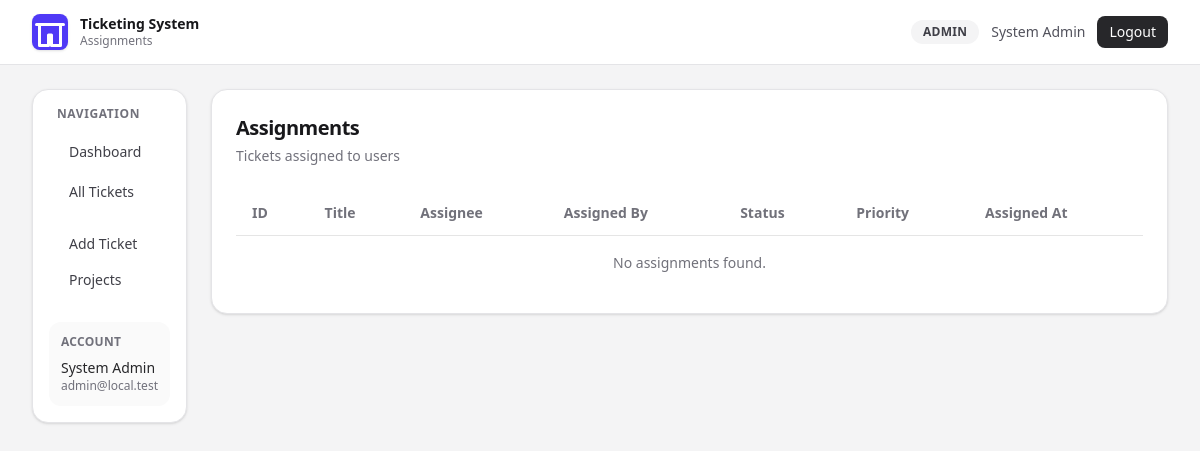
Page /assignments.php (signed in) on the earlier database version.
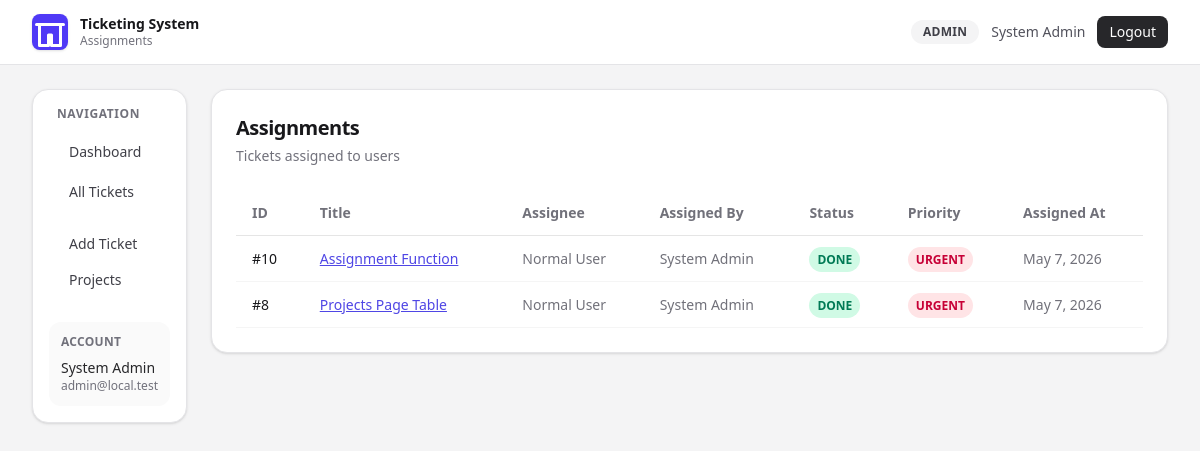
Same page on the later database version.
### tables this page shows
CREATE TABLE "Ticket" (
    "id" INTEGER NOT NULL PRIMARY KEY AUTOINCREMENT,
    "userId" INTEGER,
    "author" TEXT NOT NULL DEFAULT 'Anonymous',
    "title" TEXT NOT NULL,
    "description" TEXT NOT NULL,
    "project" TEXT NOT NULL DEFAULT 'General',
    "module" TEXT,
    "appVersion" TEXT,
    "branch" TEXT,
    "environment" TEXT NOT NULL DEFAULT 'DEVELOPMENT',
    "severity" TEXT NOT NULL DEFAULT 'MEDIUM',
    "reproducible" BOOLEAN NOT NULL DEFAULT true,
    "expectedBehavior" TEXT,
    "actualBehavior" TEXT,
    "stepsToReproduce" TEXT,
    "errorLog" TEXT,
    "status" TEXT NOT NULL DEFAULT 'OPEN',
    "priority" TEXT NOT NULL DEFAULT 'MEDIUM',
    "assigneeUserId" INTEGER,
    "dueAt" DATETIME,
    "createdAt" DATETIME NOT NULL DEFAULT CURRENT_TIMESTAMP,
    "updatedAt" DATETIME NOT NULL,
    CONSTRAINT "Ticket_userId_fkey" FOREIGN KEY ("userId") REFERENCES "User" ("id") ON DELETE SET NULL ON UPDATE CASCADE,
    CONSTRAINT "Ticket_assigneeUserId_fkey" FOREIGN KEY ("assigneeUserId") REFERENCES "User" ("id") ON DELETE SET NULL ON UPDATE CASCADE
);

CREATE TABLE "User" (
    "id" INTEGER NOT NULL PRIMARY KEY AUTOINCREMENT,
    "name" TEXT NOT NULL,
    "email" TEXT NOT NULL,
    "password" TEXT NOT NULL,
    "role" TEXT NOT NULL DEFAULT 'USER',
    "createdAt" DATETIME NOT NULL DEFAULT CURRENT_TIMESTAMP,
    "updatedAt" DATETIME NOT NULL
, "dashboardWidgets");

### src/auth.php (called while the page is built, shortened)
<?php
function isAdmin(array $user): bool
{
    return ($user['role'] ?? '') === 'ADMIN';
}

### src/db.php (called while the page is built, shortened)
<?php
function db(): PDO
{
    static $pdo = null;
    if ($pdo instanceof PDO) {
        return $pdo;
    }
    $databasePath = dirname(__DIR__) . '/prisma/dev.db';
    $pdo = new PDO('sqlite:' . $databasePath);
    $pdo->setAttribute(PDO::ATTR_ERRMODE, PDO::ERRMODE_EXCEPTION);
    $pdo->setAttribute(PDO::ATTR_DEFAULT_FETCH_MODE, PDO::FETCH_ASSOC);
    return $pdo;
}

### public/assignments.php (the view, shortened to what this page needs)
<?php
require_once __DIR__ . '/../src/db.php';
require_once __DIR__ . '/../src/auth.php';
$user = currentUser();
$myTickets = [];
if (isAdmin($user) || canManageTickets($user)) {
    $stmt = db()->prepare(
        'SELECT a.id, a.ticketId, a.assigneeUserId, a.assignedByUserId, a.createdAt,
                t.title, t.status, t.priority,
                assig.name as assigneeName, ab.name as assignedByName
         FROM Assignment a
         JOIN Ticket t ON t.id = a.ticketId
         JOIN User assig ON assig.id = a.assigneeUserId
         JOIN User ab ON ab.id = a.assignedByUserId
         ORDER BY a.createdAt DESC'
    );
    $stmt->execute();
    $myTickets = $stmt->fetchAll();
    $ticketStmt = db()->prepare(
        'SELECT t.id, t.id as ticketId, t.assigneeUserId, null as assignedByUserId, t.updatedAt as createdAt,
                t.title, t.status, t.priority,
                a.name as assigneeName, t.author as assignedByName
         FROM Ticket t
         LEFT JOIN User a ON a.id = t.assigneeUserId
         WHERE t.assigneeUserId IS NOT NULL AND t.assigneeUserId > 0
         AND NOT EXISTS (SELECT 1 FROM Assignment a2 WHERE a2.ticketId = t.id)
         ORDER BY t.updatedAt DESC'
    );
    $ticketStmt->execute();
    $legacyTickets = $ticketStmt->fetchAll();
    $myTickets = array_merge($myTickets, $legacyTickets);
}
function statusBadge(string $status): string
{
    return match ($status) {
        'OPEN' => 'bg-blue-100 text-blue-700',
        'TRIAGED' => 'bg-cyan-100 text-cyan-700',
        'IN_PROGRESS' => 'bg-amber-100 text-amber-700',
        'IN_REVIEW' => 'bg-violet-100 text-violet-700',
        'TESTING' => 'bg-orange-100 text-orange-700',
        'DONE' => 'bg-emerald-100 text-emerald-700',
        default => 'bg-zinc-100 text-zinc-600',
    };
}
function priorityBadge(string $priority): string
{
    return match ($priority) {
        'LOW' => 'bg-slate-100 text-slate-700',
        'MEDIUM' => 'bg-violet-100 text-violet-700',
        'HIGH' => 'bg-orange-100 text-orange-700',
        'URGENT' => 'bg-rose-100 text-rose-700',
        default => 'bg-zinc-100 text-zinc-600',
    };
}
?>
<!DOCTYPE html>
<html lang="en">
<head>
  <link rel="stylesheet" href="/assets/app.css">
</head>
<body class="min-h-screen bg-zinc-100 text-zinc-900 antialiased">
  <nav class="sticky top-0 z-30 border-b border-zinc-200 bg-white/95 backdrop-blur">
    <div class="mx-auto flex h-16 max-w-[1400px] items-center justify-between px-4 sm:px-6 lg:px-8">
      <div class="flex items-center gap-3">
        <span class="inline-flex h-9 w-9 items-center justify-center rounded-lg bg-indigo-600 text-white shadow-sm">
          <svg viewBox="0 0 24 24" class="h-5 w-5" fill="none" stroke="currentColor" stroke-width="2" stroke-linecap="round" stroke-linejoin="round">
            <path d="M3 7h18"></path>
            <path d="M5 7v14h6V14h2v7h6V7"></path>
          </svg>
        </span>
        <div>
          <p class="text-sm font-semibold leading-tight">Ticketing System</p>
          <p class="text-xs text-zinc-500">Assignments</p>
        </div>
      </div>
      <div class="flex items-center gap-3">
        <span class="rounded-full bg-zinc-100 px-3 py-1 text-xs font-semibold uppercase tracking-wide text-zinc-700"><?= htmlspecialchars((string) $user['role'], ENT_QUOTES, 'UTF-8') ?></span>
        <span class="hidden text-sm text-zinc-600 md:inline"><?= htmlspecialchars((string) $user['name'], ENT_QUOTES, 'UTF-8') ?></span>
        <form method="post">
          <button class="rounded-lg bg-zinc-800 px-3 py-1.5 text-sm font-medium text-white transition hover:bg-zinc-900">Logout</button>
        </form>
      </div>
    </div>
  </nav>
  <main class="mx-auto max-w-[1400px] px-4 py-6 sm:px-6 lg:px-8">
    <section class="flex gap-6">
      <aside class="sticky top-20 h-fit w-60 flex-none rounded-2xl border border-zinc-200 bg-white p-4 shadow-sm">
        <p class="px-2 text-xs font-semibold uppercase tracking-wider text-zinc-500">Navigation</p>
        <nav class="mt-3 space-y-1">
          <a href="/" class="flex items-center gap-2 rounded-lg px-3 py-2 text-sm font-medium text-zinc-700 hover:bg-zinc-100">
            Dashboard
          </a>
          <a href="/tickets.php" class="flex items-center gap-2 rounded-lg px-3 py-2 text-sm font-medium text-zinc-700 hover:bg-zinc-100">
            All Tickets
          </a>
        </nav>
        <a href="/add-ticket.php" class="mt-4 flex items-center gap-2 rounded-lg px-3 py-2 text-sm font-medium text-zinc-700 transition hover:bg-zinc-100">
          Add Ticket
        </a>
        <?php if (isAdmin($user)): ?>
        <a href="/projects.php" class="flex items-center gap-2 rounded-lg px-3 py-2 text-sm font-medium text-zinc-700 transition hover:bg-zinc-100">
          Projects
        </a>
        <?php endif; ?>
        <div class="mt-6 rounded-xl bg-zinc-50 p-3">
          <p class="text-xs font-semibold uppercase tracking-wide text-zinc-500">Account</p>
          <p class="mt-2 text-sm font-medium text-zinc-800"><?= htmlspecialchars((string) $user['name'], ENT_QUOTES, 'UTF-8') ?></p>
          <p class="text-xs text-zinc-500"><?= htmlspecialchars((string) $user['email'], ENT_QUOTES, 'UTF-8') ?></p>
        </div>
      </aside>
      <div class="flex-1 space-y-6">
        <div class="rounded-2xl border border-zinc-200 bg-white p-6 shadow-sm">
          <h1 class="text-xl font-bold tracking-tight">Assignments</h1>
          <p class="mt-1 text-sm text-zinc-500">Tickets assigned to users</p>
          <div class="mt-6 overflow-x-auto">
            <table class="w-full" style="border-collapse:collapse;">
              <thead>
                <tr style="border-bottom:1px solid #e5e5e5;">
                  <th style="padding:12px 16px;text-align:left;font-size:14px;font-weight:600;color:#71717a;">ID</th>
                  <th style="padding:12px 16px;text-align:left;font-size:14px;font-weight:600;color:#71717a;">Title</th>
                  <th style="padding:12px 16px;text-align:left;font-size:14px;font-weight:600;color:#71717a;">Assignee</th>
                  <th style="padding:12px 16px;text-align:left;font-size:14px;font-weight:600;color:#71717a;">Assigned By</th>
                  <th style="padding:12px 16px;text-align:left;font-size:14px;font-weight:600;color:#71717a;">Status</th>
                  <th style="padding:12px 16px;text-align:left;font-size:14px;font-weight:600;color:#71717a;">Priority</th>
                  <th style="padding:12px 16px;text-align:left;font-size:14px;font-weight:600;color:#71717a;">Assigned At</th>
                </tr>
              </thead>
              <tbody>
                <?php if (empty($myTickets)): ?>
                <tr>
                  <td colspan="7" style="padding:16px;text-align:center;font-size:14px;color:#71717a;">No assignments found.</td>
                </tr>
                <?php else: ?>
                <?php foreach ($myTickets as $ticket): ?>
                <tr style="border-bottom:1px solid #f5f5f5;">
                  <td style="padding:12px 16px;font-size:14px;color:#18181b;">#<?= (int) $ticket['ticketId'] ?></td>
                  <td style="padding:12px 16px;font-size:14px;color:#18181b;">
                    <a href="/issue.php?id=<?= (int) $ticket['ticketId'] ?>" style="color:#4f46e5;text-decoration:underline;"><?= htmlspecialchars($ticket['title'], ENT_QUOTES, 'UTF-8') ?></a>
                  </td>
                  <td style="padding:12px 16px;font-size:14px;color:#71717a;"><?= htmlspecialchars($ticket['assigneeName'] ?? $ticket['assigneeUserId'], ENT_QUOTES, 'UTF-8') ?></td>
                  <td style="padding:12px 16px;font-size:14px;color:#71717a;"><?= htmlspecialchars($ticket['assignedByName'] ?? $ticket['assignedByUserId'], ENT_QUOTES, 'UTF-8') ?></td>
                  <td style="padding:12px 16px;font-size:14px;">
                    <span class="rounded-full px-2 py-1 text-xs font-semibold <?= statusBadge($ticket['status']) ?>"><?= htmlspecialchars($ticket['status'], ENT_QUOTES, 'UTF-8') ?></span>
                  </td>
                  <td style="padding:12px 16px;font-size:14px;">
                    <span class="rounded-full px-2 py-1 text-xs font-semibold <?= priorityBadge($ticket['priority']) ?>"><?= htmlspecialchars($ticket['priority'], ENT_QUOTES, 'UTF-8') ?></span>
                  </td>
                  <td style="padding:12px 16px;font-size:14px;color:#71717a;"><?= htmlspecialchars(date('M j, Y', strtotime($ticket['createdAt'])), ENT_QUOTES, 'UTF-8') ?></td>
                </tr>
                <?php endforeach; ?>
                <?php endif; ?>
              </tbody>
            </table>
          </div>
        </div>
      </div>
    </section>
  </main>
</body>
</html>

Differences in the rows shown:
added ticket: id "10", title "Assignment Function", assigneeUserId.name "Normal User", author "System Admin", status "DONE", priority "URGENT", updatedAt "May 7, 2026"
added ticket: id "8", title "Projects Page Table", assigneeUserId.name "Normal User", author "System Admin", status "DONE", priority "URGENT", updatedAt "May 7, 2026"
Other differences:
text no longer shown: "No assignments found."
